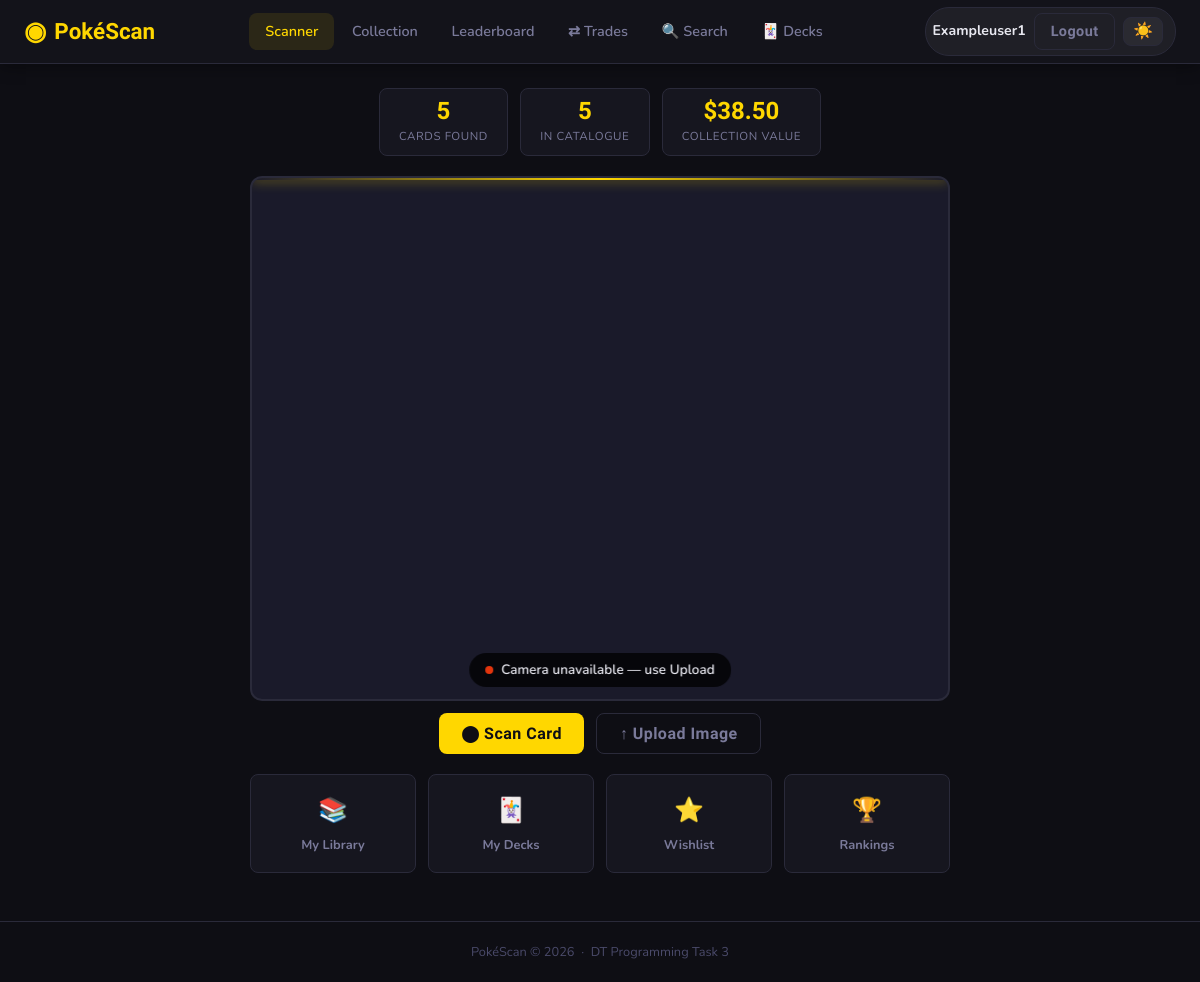
Before: /scanner/ (signed in) with the older database file.
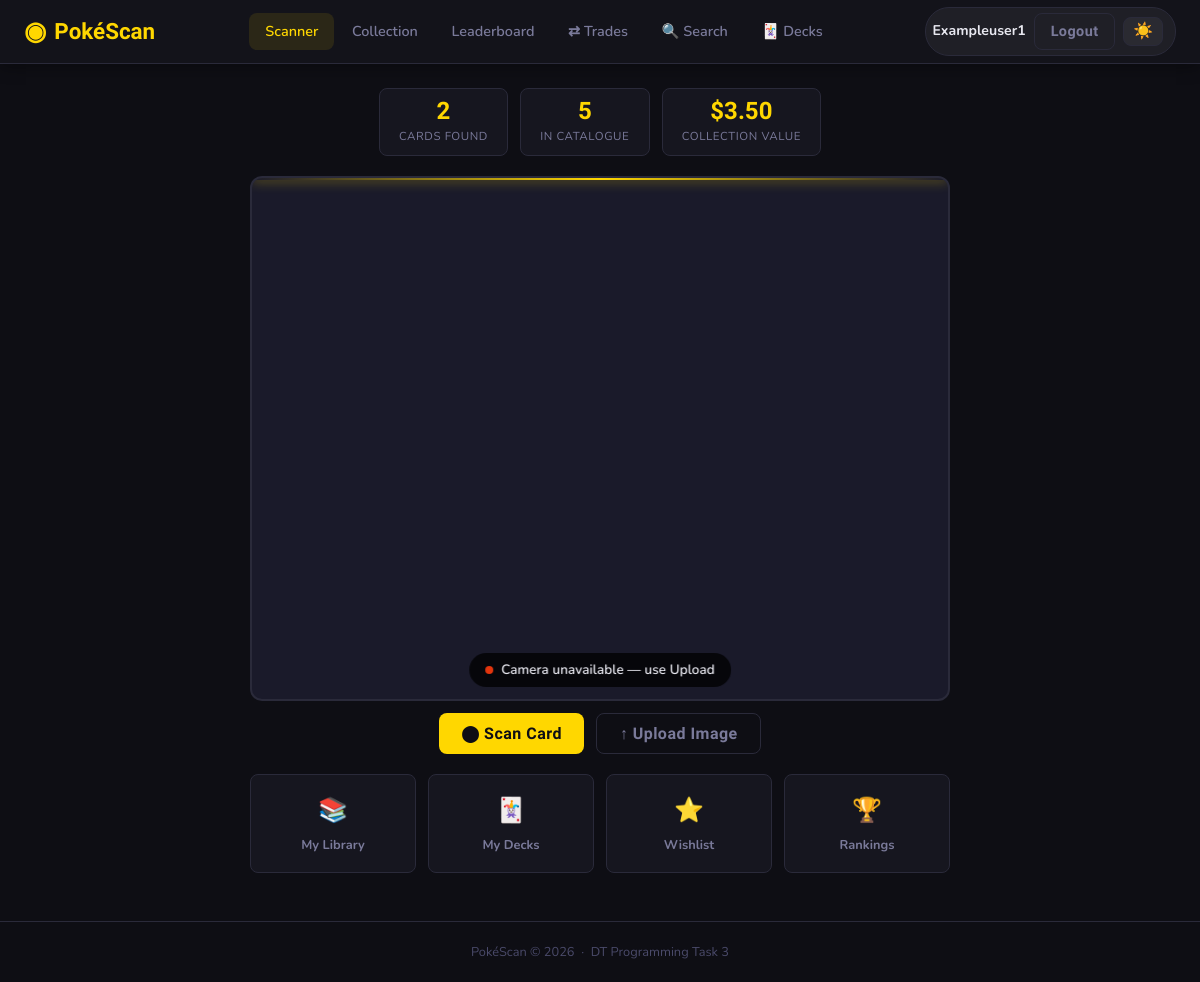
After: the same page with the newer database file.
### app/models.py (models this page shows, shortened)
class Card(db.Model):
    __tablename__ = 'cards'
    id              = db.Column(db.Integer, primary_key=True)
    name            = db.Column(db.String(100), nullable=False)
    set_name        = db.Column(db.String(100), nullable=False)
    set_number      = db.Column(db.String(20))
    rarity          = db.Column(db.String(50))          # e.g. "Rare Holo", "Common"
    card_type       = db.Column(db.String(50))          # e.g. "Pokemon", "Trainer", "Energy"
    hp              = db.Column(db.Integer)
    pokemon_type    = db.Column(db.String(50))          # e.g. "Fire", "Water"
    description     = db.Column(db.Text)
    image_url       = db.Column(db.String(500))         # URL to card image
    market_value    = db.Column(db.Float, default=0.0)  # AUD value
    roboflow_class  = db.Column(db.String(100), unique=True, nullable=False)  # Matches Roboflow label exactly
    added_at        = db.Column(db.DateTime, default=datetime.utcnow)
    scans      = db.relationship('Scan',         backref='card', lazy=True)
    deck_cards = db.relationship('DeckCard',     backref='card', lazy=True, cascade='all, delete-orphan')
    wishlist   = db.relationship('WishlistItem', backref='card', lazy=True, cascade='all, delete-orphan')

class Scan(db.Model):
    __tablename__ = 'scans'
    id          = db.Column(db.Integer, primary_key=True)
    user_id     = db.Column(db.Integer, db.ForeignKey('users.id'), nullable=False)
    card_id     = db.Column(db.Integer, db.ForeignKey('cards.id'), nullable=False)
    confidence  = db.Column(db.Float, nullable=False)
    scanned_at  = db.Column(db.DateTime, default=datetime.utcnow)

### app/scanner/routes.py (the view)
@scanner_bp.route('/')
@login_required
def home():
    total_cards = Card.query.count()
    user_scans  = len({s.card_id for s in current_user.scans})
    return render_template('scanner/scan.html',
                           total_cards=total_cards,
                           user_scans=user_scans)

### app/models.py (called while the page is built)
    @property
    def is_admin(self):
        return self.role == 'admin'

    @property
    def collection_value(self):
        scanned_card_ids = {s.card_id for s in self.scans}
        cards = Card.query.filter(Card.id.in_(scanned_card_ids)).all()
        return round(sum(c.market_value or 0 for c in cards), 2)

### app/templates/scanner/scan.html (shortened to what this page needs)
{% extends "base.html" %}
{% block content %}
<div class="scanner-page">
    <div class="scanner-stats">
        <div class="stat-chip">
            <span class="stat-val">{{ user_scans }}</span>
            <span class="stat-lbl">Cards Found</span>
        </div>
        <div class="stat-chip">
            <span class="stat-val">{{ total_cards }}</span>
            <span class="stat-lbl">In Catalogue</span>
        </div>
        <div class="stat-chip">
            <span class="stat-val">${{ "%.2f"|format(current_user.collection_value) }}</span>
            <span class="stat-lbl">Collection Value</span>
        </div>
    </div>
    <div class="camera-container">
        <div class="camera-frame" id="cameraFrame">
            <canvas id="overlayCanvas"></canvas>
            <div class="scan-indicator" id="scanIndicator">
            </div>
            <div class="scan-badge" id="scanBadge">
                <span class="badge-dot" id="badgeDot"></span>
                <span id="badgeText">Initialising camera…</span>
            </div>
        </div>
        <div class="camera-controls">
            <button class="btn btn-primary" id="btnScan">⬤ Scan Card</button>
            <button class="btn btn-ghost"   id="btnUpload">↑ Upload Image</button>
        </div>
    </div>
    <div class="quick-links">
        <a href="{{ url_for('collection.library') }}"  class="quick-card">
            <span class="qc-icon">📚</span>
            <span>My Library</span>
        </a>
        <a href="{{ url_for('collection.decks') }}"    class="quick-card">
            <span class="qc-icon">🃏</span>
            <span>My Decks</span>
        </a>
        <a href="{{ url_for('collection.wishlist') }}" class="quick-card">
            <span class="qc-icon">⭐</span>
            <span>Wishlist</span>
        </a>
        <a href="{{ url_for('collection.leaderboard') }}" class="quick-card">
            <span class="qc-icon">🏆</span>
            <span>Rankings</span>
        </a>
    </div>
</div>
{% endblock %}

Changed rows visible on the page:
no longer on this page (row edited): Card: collection_value "38.50"
now on this page (row edited): Scan: collection_value "3.50"
Other visible differences:
{{ user_scans }}: "5" → "2"
